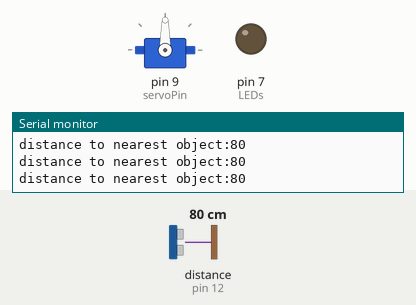
Recording of a sketch running on a simulated Arduino Uno, built with avr-gcc and run on an emulated ATmega328P. Shown: servo, output pins drawn as LEDs (lit = HIGH), the last lines printed to the serial monitor. Wiring (inferred from the names in the program): ultrasonic range finder: trigger pin 13; echo pin 12. The test bench sets the inputs (shaded band); at power-on: distance to the obstacle (sensor on pin 12) 80 cm. The echo pulse lasts 58.3 µs per cm; pins used as bus, display or sensor lines are not drawn.

Above: at 1.2 s.
1.3 s: distance to the obstacle (sensor on pin 12) set to 23 cm
4.3 s: distance to the obstacle (sensor on pin 12) set to 19 cm
At 4.9 s:
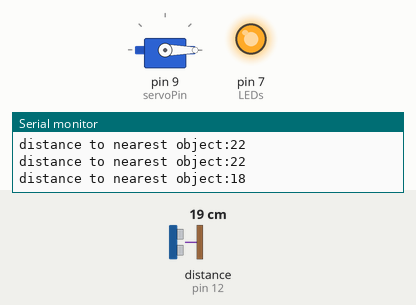
Timing chart, 0 to 35.8 s (numbered marks = the images above; inputs shaded):
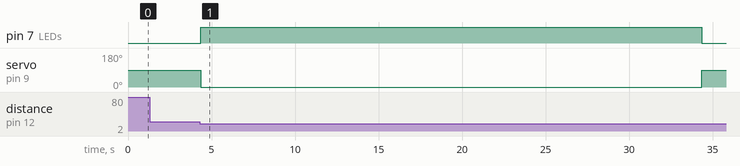

Measured:
- the behaviour switches between 21 and 20 cm on distance to the obstacle (sensor on pin 12) (found by bisection; images 0 and 1)
- after the input at 4.3 s, pin 7 (LEDs): LOW → HIGH after 0.05 s, → LOW 30.0 s later; servo on pin 9 (servoPin): 90° → 0° after 0.05 s, → 90° 30.0 s later

The sketch:

servo_LED_ultra.ino
```cpp
int TRIG_PIN  = 13;
int ECHO_PIN  = 12;
int BAUD_RATE = 9600;
int LEDs      = 7;
int servoPin  = 9;
#include <Servo.h>

Servo myServo;


void setup() {
  pinMode(ECHO_PIN, INPUT);
  pinMode(TRIG_PIN, OUTPUT);
  pinMode(LEDs, OUTPUT);

  myServo.attach(servoPin);
  Serial.begin(BAUD_RATE);
}

void loop() {
  digitalWrite(TRIG_PIN, LOW);
  delayMicroseconds(2);
  digitalWrite(TRIG_PIN, HIGH);
  delayMicroseconds(10);
  digitalWrite(TRIG_PIN, LOW);

 const unsigned long duration= pulseIn(ECHO_PIN, HIGH);
 int distance= duration/29/2;
 if(duration==0){
   Serial.println("Warning: no pulse from sensor");
   }
  else{
      Serial.print("distance to nearest object:");
      Serial.println(distance);
      if(distance < 20){
        digitalWrite(LEDs, HIGH);
        myServo.write(0);
        delay(30000);
        myServo.write(90);
        digitalWrite(LEDs, LOW);
        delay(300000);
        myServo.write(180);
        delay(5000);
      }
         }

 }
```
